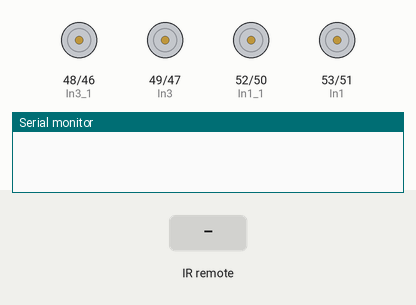
A sketch run on a simulated Arduino Mega 2560, built with avr-gcc and run on an emulated ATmega2560. On the bench: motor-driver pin pairs drawn as motors (green arrow = first pin HIGH = forward, orange = second pin HIGH = backward, longer = more drive), the last lines printed to the serial monitor. Inputs (shaded band) come from the test bench.

Above: at 1.2 s.
1.3 s: infrared code 0xFF18E7 received
At 1.4 s:
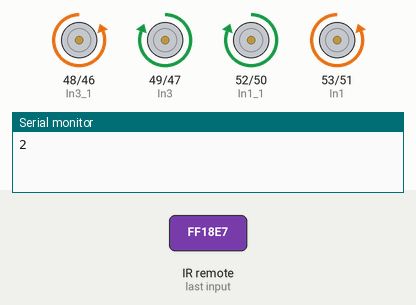
3.0 s: infrared code 0xFF10EF received
At 3.1 s:
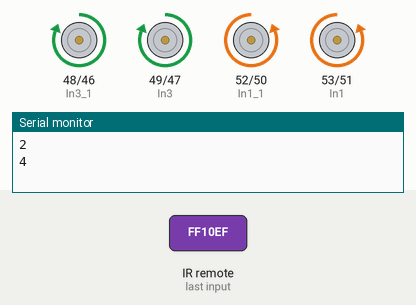
4.7 s: infrared code 0xFF5AA5 received
At 4.8 s:
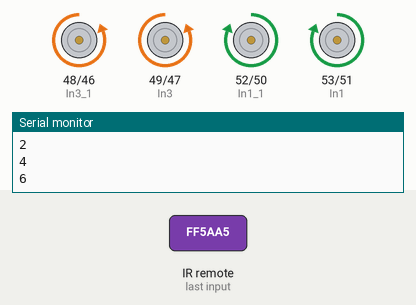
6.4 s: infrared code 0xFF4AB5 received
At 6.5 s:
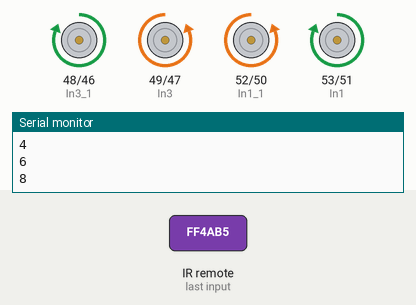
Timing chart, 0 to 9.1 s (numbered marks = the images above; inputs shaded):
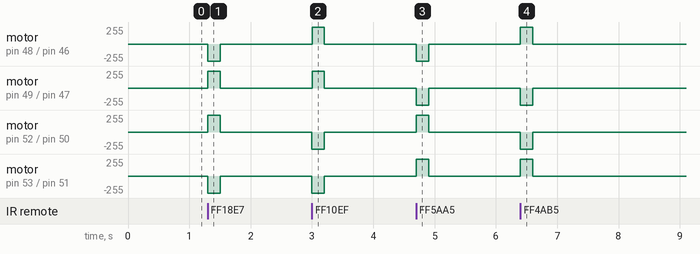

The sketch:

e_engine.ino
```cpp
#include "IRremote.h"

// IR
int receiver = 8;
IRrecv irrecv(receiver);
decode_results results;
unsigned long lastSignal = 0;
unsigned long lastSignalMillis;

//Engine
#define In1_1 52
#define In2_1 50
#define In3_1 48
#define In4_1 46

#define In1 53
#define In2 51
#define In3 49
#define In4 47

void setup()
{
  Serial.begin(9600);
  irrecv.enableIRIn();
  pinMode(In1, OUTPUT);
  pinMode(In2, OUTPUT);
  pinMode(In3, OUTPUT);
  pinMode(In4, OUTPUT);
  pinMode(In1_1, OUTPUT);
  pinMode(In2_1, OUTPUT);
  pinMode(In3_1, OUTPUT);
  pinMode(In4_1, OUTPUT);
}

void move(unsigned long direction){
  if (direction == 0xFF18E7){
    forward();
  } else if (direction == 0xFF10EF) {
    left();
  } else if (direction == 0xFF5AA5){
    right();
  } else if (direction == 0xFF4AB5){
    backward();
  }
}

void forward() {
  digitalWrite(In1, LOW);
  digitalWrite(In2, HIGH);
  digitalWrite(In1_1, HIGH);
  digitalWrite(In2_1, LOW);

  digitalWrite(In3, HIGH);
  digitalWrite(In4, LOW);
  digitalWrite(In3_1, LOW);
  digitalWrite(In4_1, HIGH);
}

void backward(){
  digitalWrite(In1, HIGH);
  digitalWrite(In2, LOW);
  digitalWrite(In1_1, LOW);
  digitalWrite(In2_1, HIGH);

  digitalWrite(In3, LOW);
  digitalWrite(In4, HIGH);
  digitalWrite(In3_1, HIGH);
  digitalWrite(In4_1, LOW);
}

void left() {
  digitalWrite(In1, LOW);
  digitalWrite(In2, HIGH);
  digitalWrite(In1_1, LOW);
  digitalWrite(In2_1, HIGH);

  digitalWrite(In3, HIGH);
  digitalWrite(In4, LOW);
  digitalWrite(In3_1, HIGH);
  digitalWrite(In4_1, LOW);
}

void right(){
 digitalWrite(In1, HIGH);
  digitalWrite(In2, LOW);
  digitalWrite(In1_1, HIGH);
  digitalWrite(In2_1, LOW);

  digitalWrite(In3, LOW);
  digitalWrite(In4, HIGH);
  digitalWrite(In3_1, LOW);
  digitalWrite(In4_1, HIGH);
}

void turnOff(){
  digitalWrite(In1, LOW);
  digitalWrite(In2, LOW);
  digitalWrite(In3, LOW);
  digitalWrite(In4, LOW);

  digitalWrite(In1_1, LOW);
  digitalWrite(In2_1, LOW);
  digitalWrite(In3_1, LOW);
  digitalWrite(In4_1, LOW);
}

void translateIR() {
  switch(results.value) {
    case 0xFF18E7: Serial.println("2"); move(results.value); lastSignal = 0xFF18E7;  break;
    case 0xFF10EF: Serial.println("4"); move(results.value); lastSignal = 0xFF10EF;  break;
    case 0xFF5AA5: Serial.println("6"); move(results.value); lastSignal = 0xFF5AA5;  break;
    case 0xFF4AB5: Serial.println("8"); move(results.value); lastSignal = 0xFF4AB5;  break;
    case 0xFFFFFFFF: Serial.println(" REPEAT"); move(lastSignal); break;

    default:
      Serial.println(" other button   ");
  }
}

void loop()
{
  if (irrecv.decode(&results)) {
    lastSignalMillis = millis();
    translateIR();
    irrecv.resume(); // receive the next value
  } else if (millis() - lastSignalMillis > 200) {
    turnOff();
  }
}
```

Measured:
- after the input at 1.3 s, motor on pin 48 (In3_1) / pin 46 (In4_1), motor on pin 53 (In1) / pin 51 (In2): stopped → backward 255/255 at once, → stopped 0.20 s later; motor on pin 49 (In3) / pin 47 (In4), motor on pin 52 (In1_1) / pin 50 (In2_1): stopped → forward 255/255 at once, → stopped 0.20 s later
- after the input at 3.0 s, motor on pin 48 (In3_1) / pin 46 (In4_1), motor on pin 49 (In3) / pin 47 (In4): stopped → forward 255/255 at once, → stopped 0.20 s later; motor on pin 52 (In1_1) / pin 50 (In2_1), motor on pin 53 (In1) / pin 51 (In2): stopped → backward 255/255 at once, → stopped 0.20 s later
- after the input at 4.7 s, motor on pin 48 (In3_1) / pin 46 (In4_1), motor on pin 49 (In3) / pin 47 (In4): stopped → backward 255/255 at once, → stopped 0.20 s later; motor on pin 52 (In1_1) / pin 50 (In2_1), motor on pin 53 (In1) / pin 51 (In2): stopped → forward 255/255 at once, → stopped 0.20 s later
- after the input at 6.4 s, motor on pin 48 (In3_1) / pin 46 (In4_1), motor on pin 53 (In1) / pin 51 (In2): stopped → forward 255/255 at once, → stopped 0.20 s later; motor on pin 49 (In3) / pin 47 (In4), motor on pin 52 (In1_1) / pin 50 (In2_1): stopped → backward 255/255 at once, → stopped 0.20 s later
